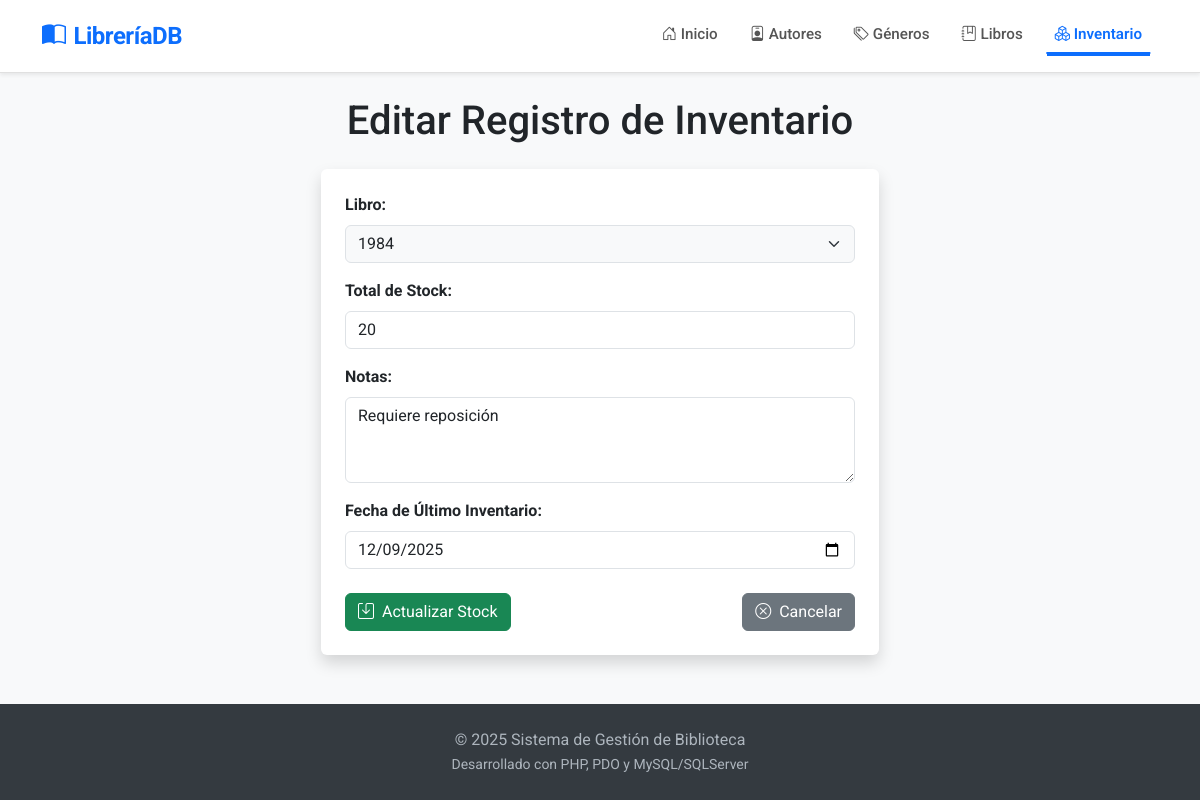
The page /index.php?controller=inventario&action=edit&id=3 on the database its author committed.
### tables this page shows
CREATE TABLE INVENTARIO (
    ID_INVENTARIO INT NOT NULL AUTO_INCREMENT,
    ID_LIBRO INT NULL,
    CANTIDAD_STOCK INT NOT NULL DEFAULT 0,
    NOTAS VARCHAR(255) NULL,
    FECHA_ULTIMO_INVENTARIO DATE DEFAULT (CURRENT_DATE),  
    PRIMARY KEY (ID_INVENTARIO),
    CONSTRAINT FK_INVENTARIO_LIBRO FOREIGN KEY (ID_LIBRO) REFERENCES LIBRO(ID_LIBRO) ON DELETE CASCADE
);

CREATE TABLE LIBRO (
    ID_LIBRO INT NOT NULL AUTO_INCREMENT,
    TITULO VARCHAR(255) NOT NULL,
    DESCRIPCION VARCHAR(500) NULL,
    ANIO_PUBLICACION SMALLINT NULL,  
    ID_AUTOR INT NULL,
    ID_GENERO INT NULL,
    PRIMARY KEY (ID_LIBRO),
    CONSTRAINT FK_LIBRO_AUTOR FOREIGN KEY (ID_AUTOR) REFERENCES AUTOR(ID_AUTOR) ON DELETE SET NULL,
    CONSTRAINT FK_LIBRO_GENERO FOREIGN KEY (ID_GENERO) REFERENCES GENERO(ID_GENERO) ON DELETE SET NULL
);

### config/database.php (called while the page is built)
<?php
function conectarDB() {
    $host = 'localhost';
    $dbname = 'LibreriaDB';
    $username = 'root';
    $password = '';
    try {
        $dsn = "mysql:host=$host;dbname=$dbname;charset=utf8mb4";
        $options = [
            PDO::ATTR_ERRMODE => PDO::ERRMODE_EXCEPTION,
            PDO::ATTR_DEFAULT_FETCH_MODE => PDO::FETCH_ASSOC,
            PDO::ATTR_EMULATE_PREPARES => false,
        ];
        $db = new PDO($dsn, $username, $password, $options);
        return $db;
    } catch (PDOException $e) {
        die("<h1>Error de conexión</h1><p>No se pudo conectar a la base de datos 'LibreriaDB'. Verifica que ya la hayas creado en phpMyAdmin.</p><p>Detalle técnico: " . $e->getMessage() . "</p>");
    }
}
?>

### models/InventarioModel.php (called while the page is built, shortened)
<?php
require_once '../config/database.php';
class InventarioModel
{
    private $db;
    public function __construct()
    {
        $this->db = conectarDB();
    }
    public function obtenerInventarioPorId($id)
    {
        $query = "SELECT * FROM INVENTARIO WHERE ID_INVENTARIO = :id";
        $stmt = $this->db->prepare($query);
        $stmt->bindParam(':id', $id, PDO::PARAM_INT);
        $stmt->execute();
        return $stmt->fetch(PDO::FETCH_ASSOC);
    }
}
?>

### models/LibroModel.php (called while the page is built, shortened)
<?php
require_once '../config/database.php';
class LibroModel {
    private $db;
    public function __construct() {
        $this->db = conectarDB();
    }
    public function obtenerLibros() {
        $query = "SELECT
                    b.ID_LIBRO,
                    b.TITULO,
                    b.DESCRIPCION,
                    b.ANIO_PUBLICACION,
                    a.NOMBRE_COMPLETO AS NOMBRE_AUTOR,
                    g.NOMBRE AS NOMBRE_GENERO
                  FROM LIBRO b
                  LEFT JOIN AUTOR a ON b.ID_AUTOR = a.ID_AUTOR
                  LEFT JOIN GENERO g ON b.ID_GENERO = g.ID_GENERO
                  ORDER BY b.TITULO ASC";
        $stmt = $this->db->prepare($query);
        $stmt->execute();
        return $stmt->fetchAll(PDO::FETCH_ASSOC);
    }
}
?>

### views/inventario/edit.php (the view, shortened to what this page needs)
<h1 class="text-center mb-4">Editar Registro de Inventario</h1>
<form action="index.php?controller=inventario&action=edit&id=<?= $item['ID_INVENTARIO']; ?>" method="POST" class="container w-50 mx-auto shadow p-4 rounded bg-white">
    <div class="mb-3">
        <label for="idLibro" class="form-label fw-bold">Libro:</label>
        <select id="idLibro" class="form-select bg-light" disabled>
            <?php foreach ($libros as $libro): ?>
                <option value="<?= $libro['ID_LIBRO']; ?>" <?= ($libro['ID_LIBRO'] == $item['ID_LIBRO']) ? 'selected' : ''; ?>>
                    <?= htmlspecialchars($libro['TITULO']); ?>
                </option>
            <?php endforeach; ?>
        </select>
    </div>
    <div class="mb-3">
        <label for="cantidad" class="form-label fw-bold">Total de Stock:</label>
        <input type="number" id="cantidad" name="cantidad" class="form-control" value="<?= $item['CANTIDAD_STOCK']; ?>" required>
    </div>
    <div class="mb-3">
        <label for="notas" class="form-label fw-bold">Notas:</label>
        <textarea id="notas" name="notas" class="form-control" rows="3"><?= htmlspecialchars($item['NOTAS']); ?></textarea>
    </div>
    <div class="mb-3">
        <label for="fecha" class="form-label fw-bold">Fecha de Último Inventario:</label>
        <input type="date" id="fecha" name="fecha" class="form-control" value="<?= $item['FECHA_ULTIMO_INVENTARIO']; ?>" required>
    </div>
    <div class="d-flex justify-content-between mt-4">
        <button type="submit" class="btn btn-success">
            <i class="bi bi-save me-1"></i> Actualizar Stock
        </button>
        <a href="index.php?controller=inventario&action=index" class="btn btn-secondary">
            <i class="bi bi-x-circle me-1"></i> Cancelar
        </a>
    </div>
</form>

### public/css/estilos.css (style rules this page uses)
body { font-family: 'Roboto', sans-serif; background-color: #f8f9fa; display: flex; flex-direction: column; min-height: 100vh; }

### rows shown on the page
inventario: ID_LIBRO.TITULO "1984", cantidad "20", notas "Requiere reposición", fecha "12/09/2025"
